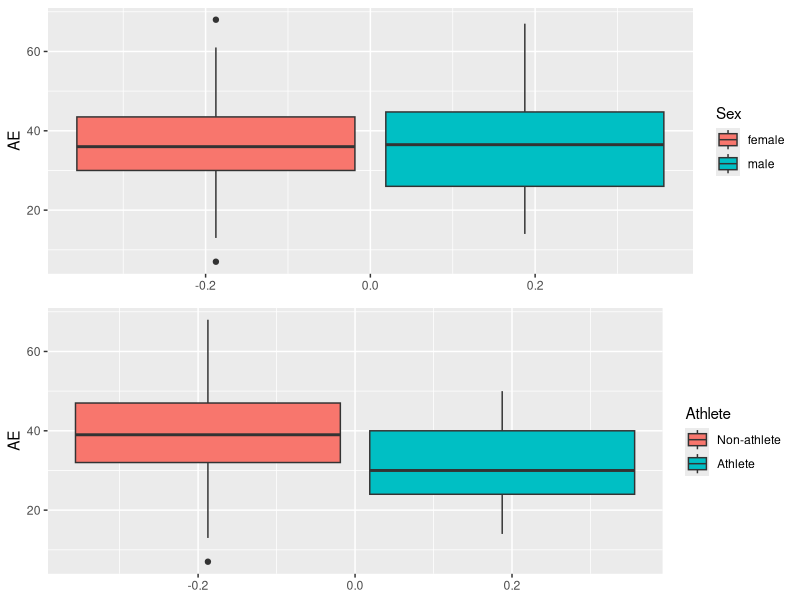
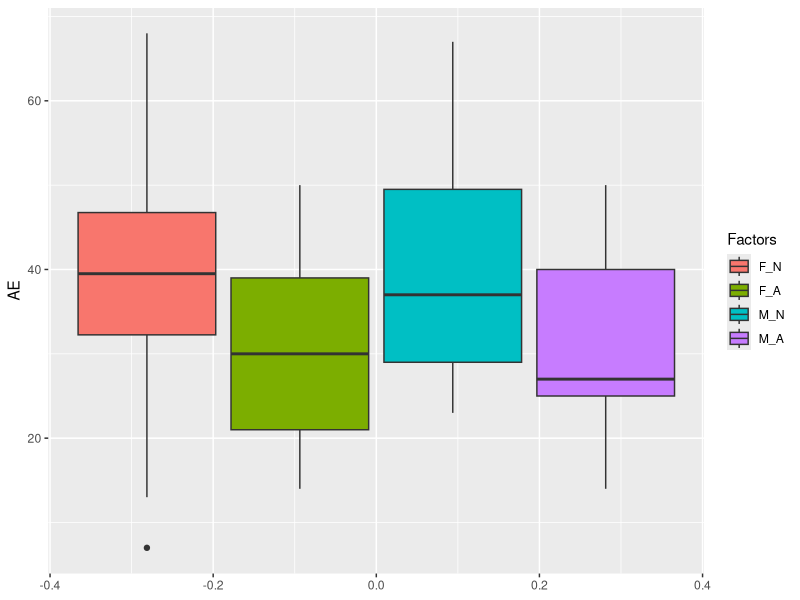
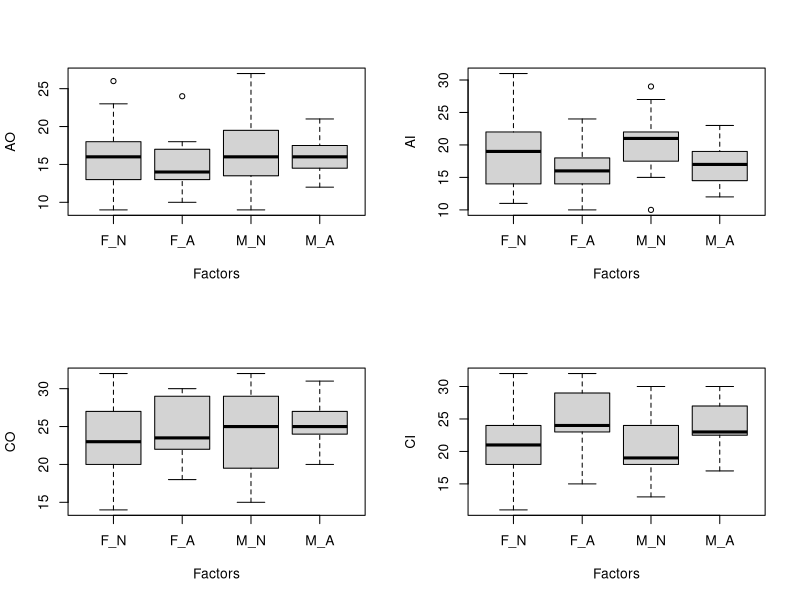
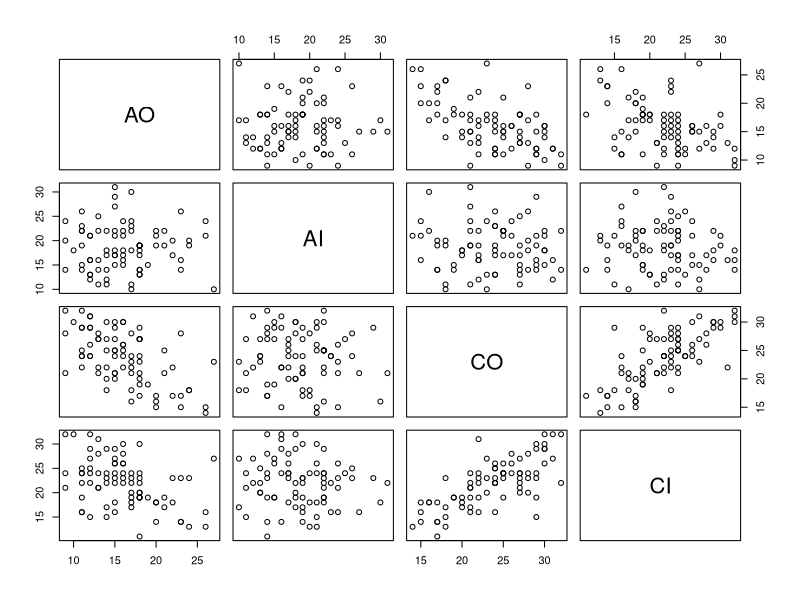

Recreate these plots in R, in order.
## ---- chunk 1
library(tidyverse)
# library(gridExtra)
data = read.csv("angry_moods.csv") %>% 
          mutate(Sex = ifelse(Sex==2, 0, 1)) %>% 
          mutate(Athlete = ifelse(Athlete==2, 0, 1))
## ---- chunk 2
data %>% head() %>% as.data.frame()
data$Sex <- factor(data$Sex)
data$Athlete <- factor(data$Athlete)
names(data)[3:7] <- c("AO", "AI", "CO", "CI", "AE")
data$Factors <- factor(
  paste(as.character(data$Sex), as.character(data$Athlete), sep = "_"))
levels(data$Factors) <- c("F_N", "F_A", "M_N", "M_A")
## ---- chunk 3
Sex <- data$Sex
Athlete <- data$Athlete
table(Sex, Athlete)
## ---- chunk 4
library(ggpubr)
#par(mfrow = c(1, 3))
levels(data$Sex) <- c("female", "male")
levels(data$Athlete) <- c("Non-athlete", "Athlete")
# boxplot(AE ~ Sex, data = data)
# boxplot(AE ~ Athlete, data = data)
# boxplot(AE ~ Factors, data = data)

boxplot1 <- ggplot(data, aes(y = AE, fill = Sex)) + geom_boxplot() 
boxplot2 <- ggplot(data, aes(y = AE, fill = Athlete)) + geom_boxplot() 
ggarrange(boxplot1, boxplot2, #bp + rremove("x.text"), 
          # labels = c("A", "B", "C"),
          ncol = 1, nrow = 2)
## ---- chunk 5

data %>% ggplot(aes(y = AE, fill = Factors)) + geom_boxplot()
## ---- chunk 6
par(mfrow = c(2, 2))
boxplot(AO ~ Factors, data = data)
boxplot(AI ~ Factors, data = data)
boxplot(CO ~ Factors, data = data)
boxplot(CI ~ Factors, data = data)
## ---- chunk 7
par(mfrow = c(1, 1))
pairs(data[, 3:6])
